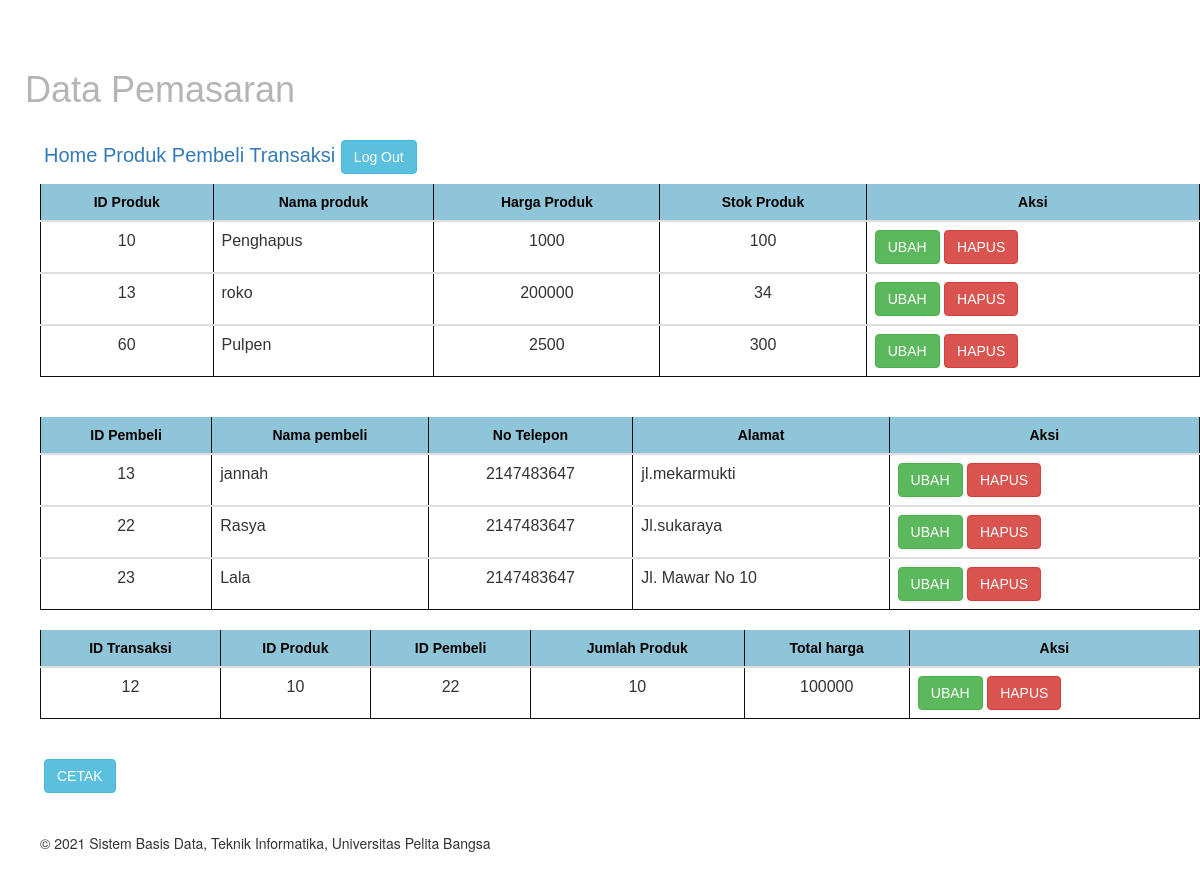
The page / on the database its author committed.
### tables this page shows
CREATE TABLE `produk` (
  `id_prd` int(11) NOT NULL,
  `kode_prd` varchar(30) DEFAULT NULL,
  `nama_prd` varchar(30) DEFAULT NULL,
  `harga_prd` int(11) DEFAULT NULL,
  `stok_prd` int(11) DEFAULT NULL
);

CREATE TABLE `pembeli` (
  `id_pmb` int(11) NOT NULL,
  `nama_pmb` varchar(30) DEFAULT NULL,
  `no_tlf` int(12) DEFAULT NULL,
  `alamat` varchar(50) DEFAULT NULL
);

CREATE TABLE `transaksi` (
  `id_trs` int(11) NOT NULL,
  `id_prd` int(11) DEFAULT NULL,
  `id_pmb` int(11) DEFAULT NULL,
  `jml_prd` int(11) DEFAULT NULL,
  `total_harga` int(11) DEFAULT NULL
);

### index.php (the view, shortened to what this page needs)
<DOCTYPE html>
<html lang="en">
    <head>
    </head>
    <?php include('header.php');?>
          <ul>
          <table class="table" >
                <thead>
                    <tr>
                        <th><center>ID Produk</center></th>
                        <th><center>Nama produk</center></th>
                        <th><center>Harga Produk</center></th>
                        <th><center>Stok Produk</center></th>
                        <th><center>Aksi</center></th>
                    </tr>
                </thead>
                <?php
                include 'config.php';
                $sql = 'SELECT * FROM  produk';
                $query = mysqli_query($conn, $sql);
                while ($row = mysqli_fetch_array($query))
                {
                    ?>
                <tbody>
                    <tr>
                        <td><center><?php echo $row['id_prd']?></center></td>
                        <td><?php echo $row['nama_prd']?></td>
                        <td><center><?php echo $row['harga_prd']?></center></td>
                        <td><center><?php echo $row['stok_prd']?></center></td>
                        <td>
                            <a class="btn btn-success" onclick="return confirm('Data akan diubah?');" href="edit_produk.php?id=<?= $row['id_prd']; ?>">UBAH</a>
                            <a class="btn btn-danger" onclick="return confirm('Data akan dihapus?');" href="delete.php?id=<?= $row['id_prd']; ?>"> HAPUS</a>
                        </td>
                    </tr>
                </tbody>
                <?php
                }
                ?>
            </table>
            <br>
            <table  class="table" >
                <thead>
                    <tr>
                        <th><center>ID Pembeli</center></th>
                        <th><center>Nama pembeli</center></th>
                        <th><center>No Telepon</center></th>
                        <th><center>Alamat</center></th>
                        <th><center>Aksi</center></th>
                    </tr>
                </thead>
                <?php
                include 'config.php';
                $sql = 'SELECT * FROM  pembeli';
                $query = mysqli_query($conn, $sql);
                while ($row = mysqli_fetch_array($query))
                {
                    ?>
                <tbody>
                    <tr>
                        <td><center><?php echo $row['id_pmb']?></center></td>
                        <td><?php echo $row['nama_pmb']?></td>
                        <td><center><?php echo $row['no_tlf']?></center></td>
                        <td><?php echo $row['alamat']?></td>
                        <td>
                            <a class="btn btn-success" onclick="return confirm('Data akan diubah?');" href="edit_pembeli.php?id=<?= $row['id_pmb']; ?>">UBAH</a>
                            <a class="btn btn-danger" onclick="return confirm('Data akan dihapus?');" href="delete.php?id=<?= $row['id_pmb']; ?>"> HAPUS</a>
                        </td>
                    </tr>
                </tbody>
                <?php
                }
                ?>
            </table>
            <table  class="table" >
                <thead>
                    <tr>
                        <th><center>ID Transaksi</center></th>
                        <th><center>ID Produk</center></th>
                        <th><center>ID Pembeli</center></th>
                        <th><center>Jumlah Produk</center></th>
                        <th><center>Total harga</center></th>
                        <th><center>Aksi</center></th>
                    </tr>
                </thead>
                <?php
                include 'config.php';
                $sql = 'SELECT * FROM  transaksi';
                $query = mysqli_query($conn, $sql);
                while ($row = mysqli_fetch_array($query))
                {
                    ?>
                <tbody>
                    <tr>
                        <td><center><?php echo $row['id_trs']?></center></td>
                        <td><center><?php echo $row['id_prd']?></center></td>
                        <td><center><?php echo $row['id_pmb']?></center></td>
                        <td><center><?php echo $row['jml_prd']?></center></td>
                        <td><center><?php echo $row['total_harga']?></center></td>
                        <td>
                            <a class="btn btn-success" onclick="return confirm('Data akan diubah?');" href="edit_transaksi.php?id=<?= $row['id_trs']; ?>">UBAH</a>
                            <a class="btn btn-danger" onclick="return confirm('Data akan dihapus?');" href="delete.php?id=<?= $row['id_trs']; ?>"> HAPUS</a>
                        </td>
                    </tr>
                </tbody>
                <?php
                }
                ?>
            </table>
            <br>
            <nav><a class="btn btn-info"  href="laporan.php">CETAK</a></nav>
            <br><br>
            <footer>
                <p>&copy; 2021 Sistem Basis Data, Teknik Informatika, Universitas Pelita Bangsa</p>
            </footer>
            <br>
        </ul>
</html>

### header.php (shortened to what this page needs)
<!DOCTYPE html>
<html lang="en">
    <head>
        <link rel="stylesheet" href="style.css">
        <link rel="stylesheet" href="https://maxcdn.bootstrapcdn.com/bootstrap/3.4.1/css/bootstrap.min.css">
        <link rel="stylesheet" href="https://cdnjs.cloudflare.com/ajax/libs/font-awesome/4.7.0/css/font-awesome.min.css">
    </head>
    <br>
    <body>
        <div id="">
        <br>
            <header>
                <h1>Data Pemasaran</h1>
            </header>
            <ul>
                <nav>
                <a href="index.php"class="active">Home</a>
                <a href="produk.php">Produk</a>
                <a href="pembeli.php">Pembeli</a>
                <a href="transaksi.php">Transaksi</a>
                <a class="btn btn-info" onclick="return confirm('Anda akan dilanjutkan ke tabel produk!');" href="logout.php">Log Out</a>
                </nav>
            </ul>

### style.css (style rules this page uses)
body { line-height:1; font-size:100%; font-family:'Lucida Sans', sans-serif; color:#5a5a5a; }
header { font-family:'Lucida Sans', sans-serif; font-size: 20px; padding: 15px; }
header h1 { font-family:'Lucida Sans', sans-serif; margin: 15px 10px; color: #b5b5b5; }
nav { margin: 0 4px; font-size: 20px; font-family:'Lucida Sans', sans-serif; color: rgb(44, 44, 184); }
table { border-collapse:collapse; font-family:'Lucida Sans', sans-serif; color:#333333; }
table th { background:#8ec5d8; color:#0a0000; font-weight:bold; font-size:14px; }
table th, td { vertical-align:top; padding:5px 10px; border:1px solid #0f0f0f; }
table tr { background:#FFFF; }
.btn { margin-bottom: auto; }

### rows shown on the page
produk: id_prd "10", nama_prd "Penghapus", harga_prd "1000", stok_prd "100"
produk: id_prd "13", nama_prd "roko", harga_prd "200000", stok_prd "34"
produk: id_prd "60", nama_prd "Pulpen", harga_prd "2500", stok_prd "300"
pembeli: id_pmb "13", nama_pmb "jannah", no_tlf "2147483647", alamat "jl.mekarmukti"
pembeli: id_pmb "22", nama_pmb "Rasya", no_tlf "2147483647", alamat "Jl.sukaraya"
pembeli: id_pmb "23", nama_pmb "Lala", no_tlf "2147483647", alamat "Jl. Mawar No 10"
transaksi: id_trs "12", id_prd "10", id_pmb "22", jml_prd "10", total_harga "100000"
